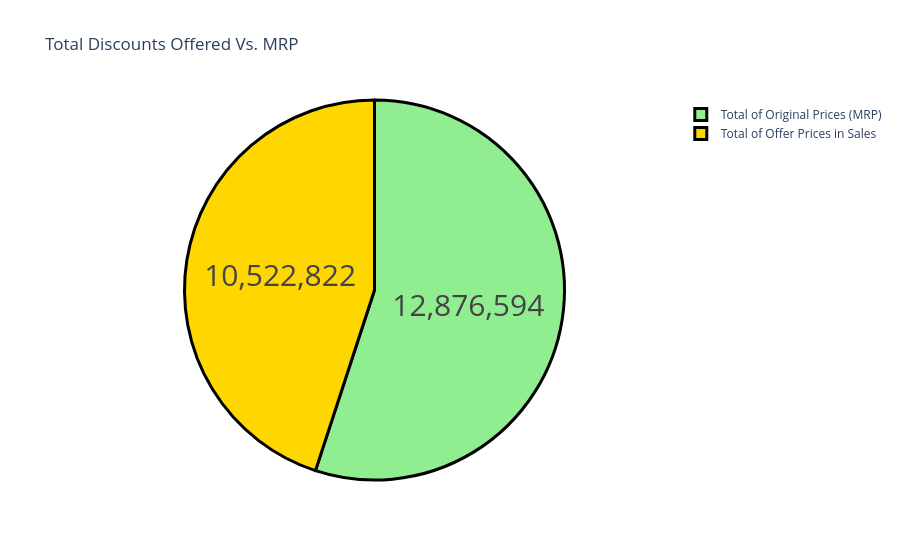

Notebook code for this chart:
### Code cell
label = ["Total of Offer Prices in Sales", "Total of Original Prices (MRP)"]
counts = [sum(data["offer_price"]), sum(data["original_price"])]
colors = ['gold','lightgreen']
fig = go.Figure(data=[go.Pie(labels=label, values=counts)])
fig.update_layout(title_text='Total Discounts Offered Vs. MRP')
fig.update_traces(hoverinfo='label+percent', textinfo='value', textfont_size=30,
                  marker=dict(colors=colors, line=dict(color='black', width=3)))
fig.show()

### Figure 1 — Plotly figure (JSON) as saved in the notebook; plotly's stock layout.template omitted (floating-point values rounded to 4 significant figures)
{"data": [{"hoverinfo": "label+percent", "labels": ["Total of Offer Prices in Sales", "Total of Original Prices (MRP)"], "marker": {"colors": ["gold", "lightgreen"], "line": {"color": "black", "width": 3}}, "textfont": {"size": 30}, "textinfo": "value", "type": "pie", "values": [10522822, 12876594]}], "layout": {"title": {"text": "Total Discounts Offered Vs. MRP"}}}
